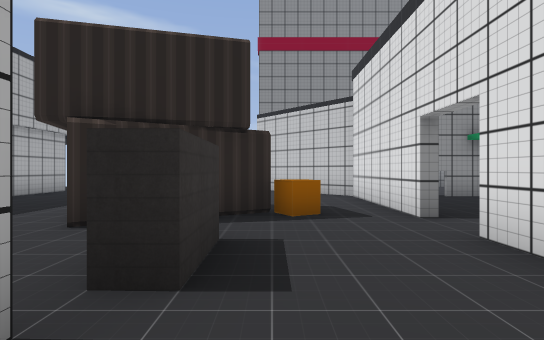
view 1 (above)

24 first-person views from a walk through a 3-D level made in the Godot game engine. The camera is 1.3 m above the floor, looks level and sees 80° across. The floor is counted in squares, 2 m on a side. Each view is taken from the middle of a square. On the plan, view 1 faces up. The plan holds only what a view shows up to about 10 squares ahead; the rest is blank. The place goes on beyond the plan. Flat picture figures and markers are not drawn. Some surface patterns are stand-ins.

view 2
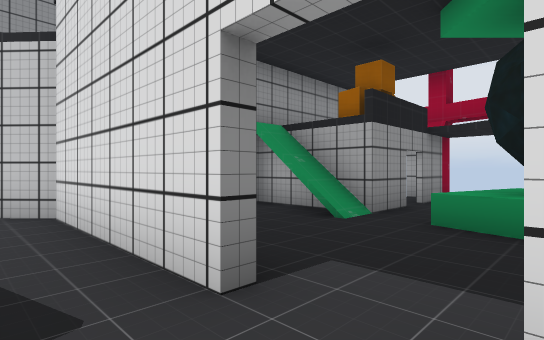

view 3
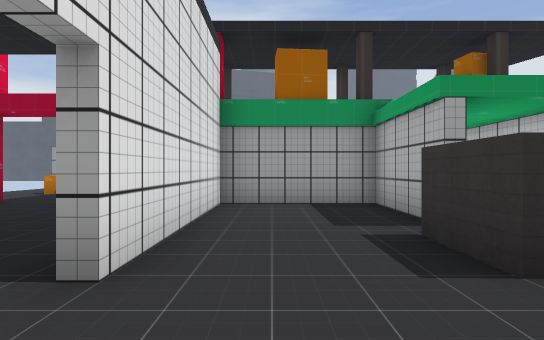

view 4
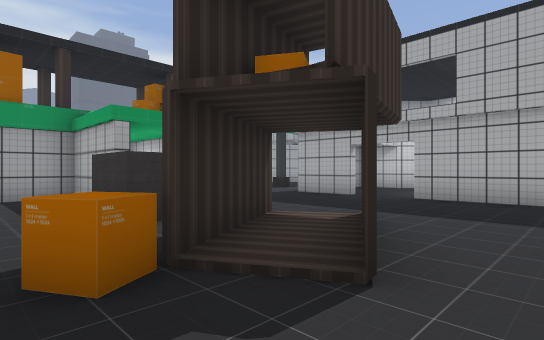

view 5
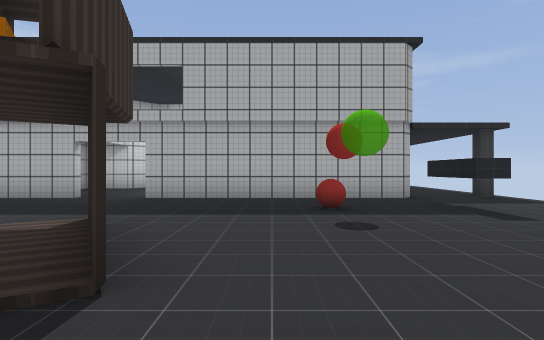

view 6
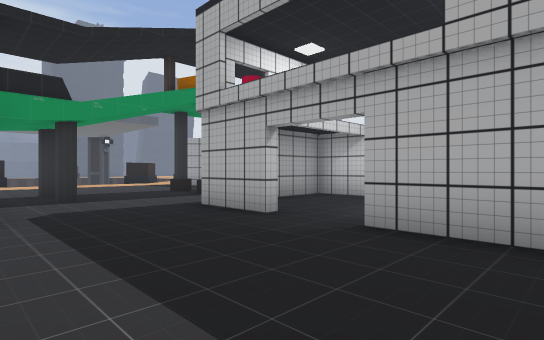

view 7
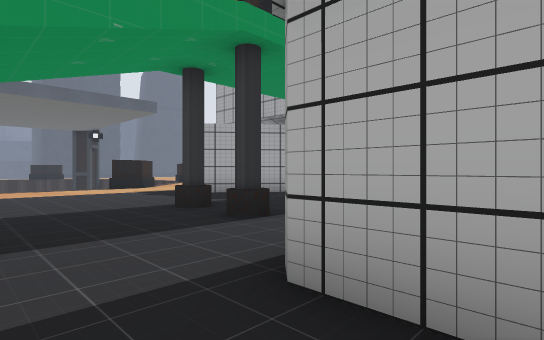

view 8
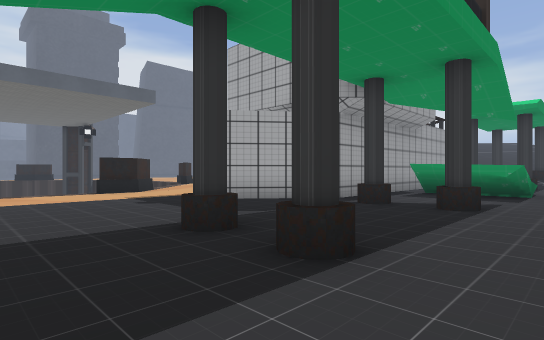

view 9
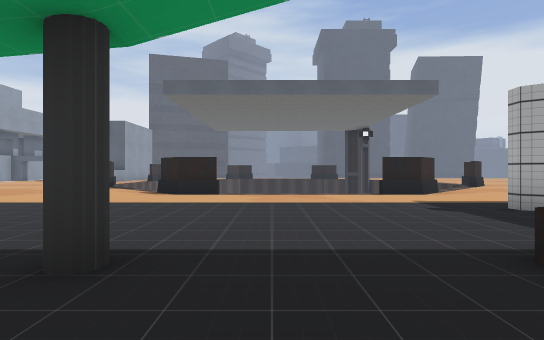

view 10
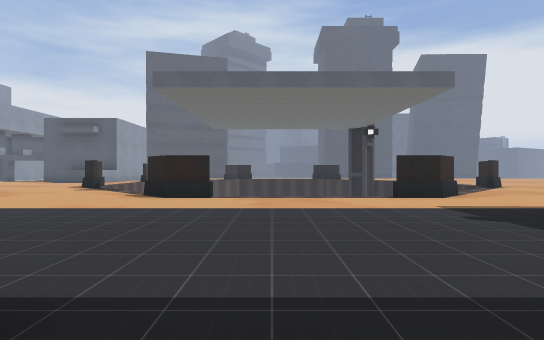

view 11
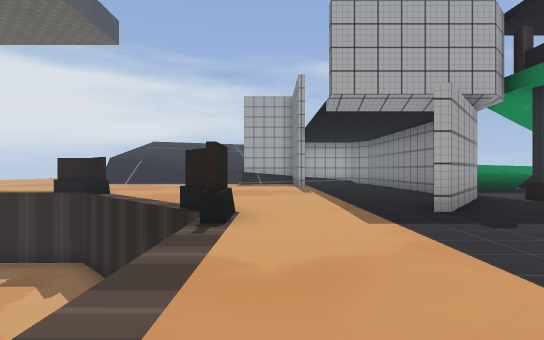

view 12
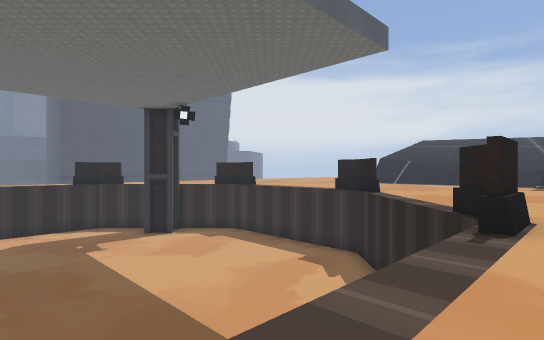

view 13
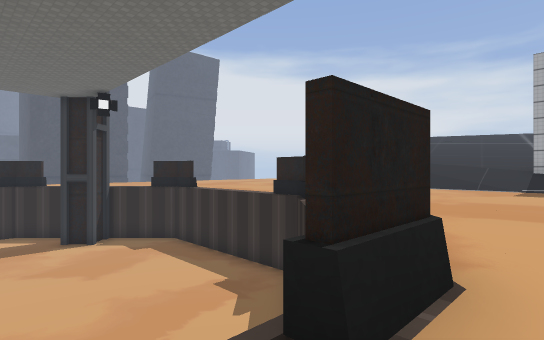

view 14
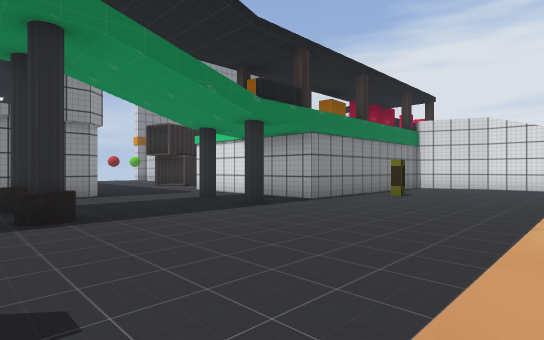

view 15
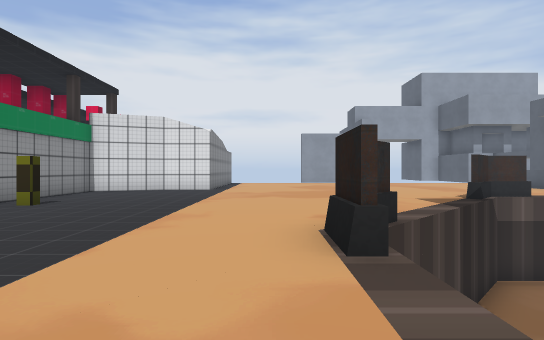

view 16
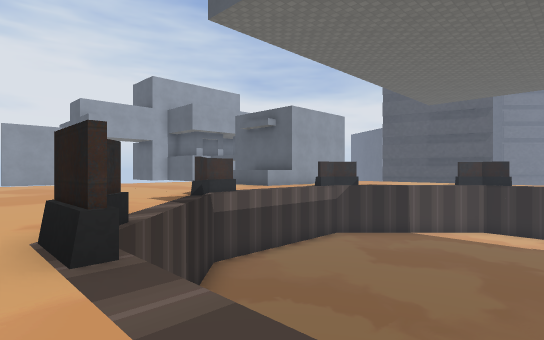

view 17
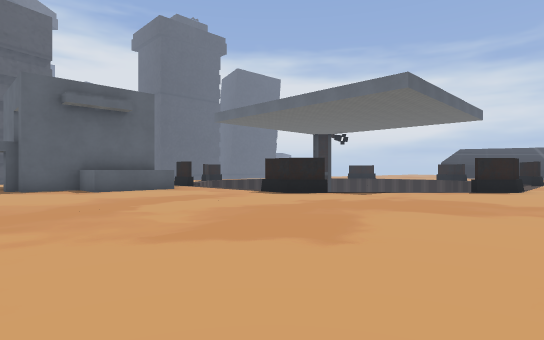

view 18
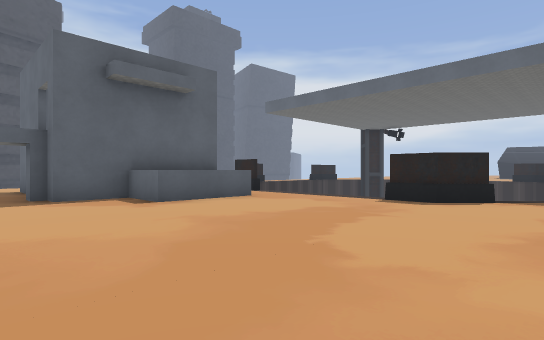

view 19
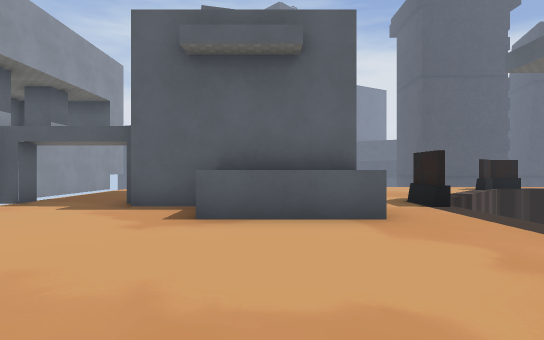

view 20
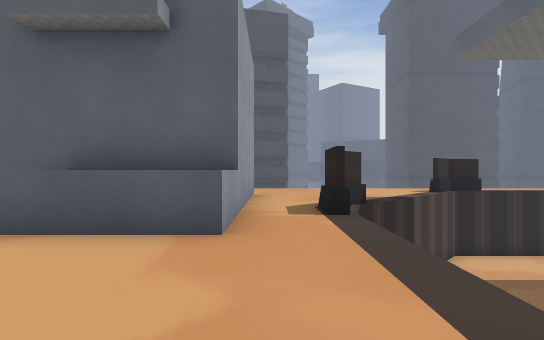

view 21
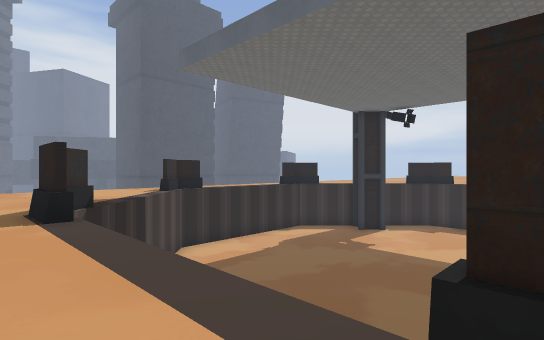

view 22
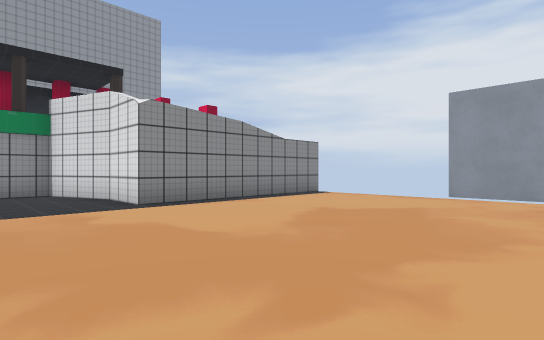

view 23
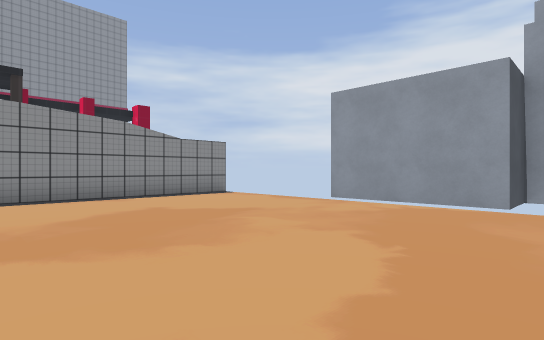

view 24
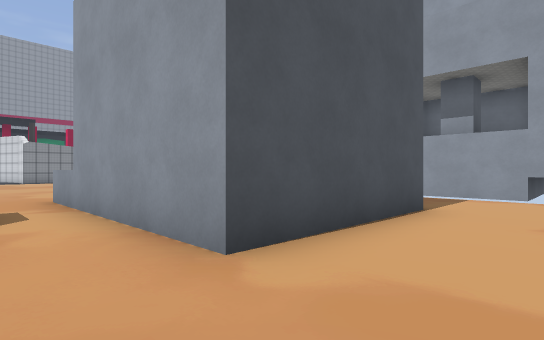

### Floor plan
Key: @ floor where view 1 was taken; # wall or solid block; x gap in a wall; . floor; / step, stairs or slope; ^ raised ledge; v drop or lower ground.
Columns run from 21 left of view 1 to 9 right of it. Each row starts with its distance up from view 1.
 10               #.##..  #
  9               #...... ##
  8               #........#####
  7               #........# . #
  6               #....##..#../#
  5               #....##^.#...####
  4               .....##.....^^^
  3             ........#..#..#
  2           #...#.....#..#..
  1           #####...  #..#...
  0           ........# #@.# ..
 -1      ##...........# ####  ..#
 -2       /...........#        ..
 -3       /..#...#....#######  ...
 -4      ...................#   ^.
 -5      ######.........#...##
 -6       ....#..............#
 -7       ...................######
 -8       ........................
 -9       ........................
-10 #/.........#xvvvv##...........
-11  /.........v      v...........
-12   ........v        v..........
-13       ...vvvvv   vvvv.........
-14       .#vvvvvvv vvvvvv#.......
-15        xvvvvvvvvvvvvvv#.......
-16       .vvvvvvvvvvvvvvv........
-17       .vvvvvvvvvvvvvv ........
-18         vvvvvvvvvvvv  ........
-19          vvvvvvvvvv   ..^^^...
-20           vvvvvvvvv   #.####..#
-21            vv vvvvv  v#.#  #..#
-22             v  vvvv v...#  #..#
-23                 vvvv....#  #..#
-24                vvvv.....####..#
-25                vv #...........
-26                     ........

Where each view was taken, in squares from view 1:
view 1: 0 up, 0 right, facing up
view 2: 3 up, 1 right, facing up-right
view 3: 5 up, 1 right, facing down
view 4: 7 up, 1 right, facing down-left
view 5: 7 up, 1 right, facing left
view 6: 6 up, 3 left, facing down-left
view 7: 2 up, 5 left, facing down-left
view 8: 0 up, 6 left, facing down-left
view 9: 1 down, 6 left, facing down
view 10: 2 down, 6 left, facing down
view 11: 9 down, 5 left, facing left
view 12: 9 down, 5 left, facing down-left
view 13: 9 down, 8 left, facing down-left
view 14: 8 down, 9 left, facing up-right
view 15: 9 down, 7 left, facing right
view 16: 9 down, 7 left, facing down-right
view 17: 8 down, 8 right, facing down-left
view 18: 12 down, 8 right, facing down-left
view 19: 14 down, 4 right, facing down
view 20: 15 down, 2 right, facing down
view 21: 15 down, 2 right, facing down-left
view 22: 13 down, 1 right, facing up-right
view 23: 15 down, 3 right, facing up-right
view 24: 26 down, 1 right, facing up-right
